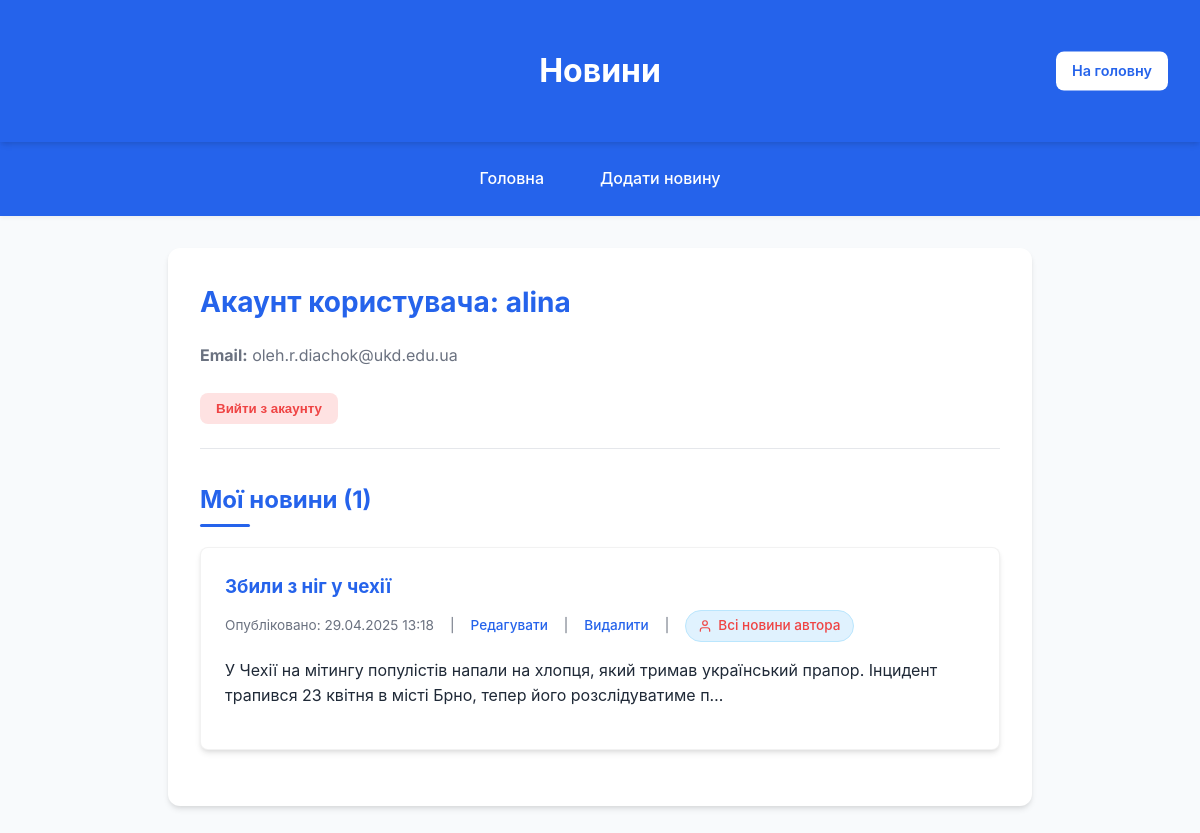
Screenshot of /account (signed in) with the database file from the repository.
### news/models.py (models this page shows, shortened)
class News(models.Model):
    title = models.CharField(max_length=200)
    content = models.TextField()
    image = models.ImageField(upload_to='news_images/', blank=True, null=True)
    created_at = models.DateTimeField(auto_now_add=True)
    author = models.ForeignKey(User, on_delete=models.CASCADE)
    class Meta:
        verbose_name = 'Новина'
        verbose_name_plural = 'Новини'

### news/views.py (the view)
# urls.py: path('account', views.account_view, name='account'),
def account_view(request):
    user_news = News.objects.filter(author=request.user).order_by('-created_at')
    if request.method == "POST":
        form = RegistrationForm(request.POST)
        if form.is_valid():
            form.save()
            return redirect('http://127.0.0.1:8000/')
    else:
        form = RegistrationForm()
    return render(request, 'news/account.html', {
        'form': form,
        'user': request.user,
        'news_list': user_news,
        'user_news': user_news,
    })

### news/templates/news/account.html (shortened to what this page needs)
<!DOCTYPE html>
<html lang="uk">
<head>
</head>
<body>
<header>
    <h1>Новини</h1>
    <div class="auth-buttons">
        <a href="/">На головну</a>
    </div>
</header>
<nav>
    <a href="/">Головна</a>
    <a href="/add_news/">Додати новину</a>
</nav>
<div class="account-container">
    <div class="user-info">
        <h1>Акаунт користувача: {{ user.username }}</h1>
        <p><strong>Email:</strong> {{ user.email }}</p>
        <form action='/logout' method="post">
            <button type="submit" class="logout-btn">Вийти з акаунту</button>
        </form>
    </div>
    <h2 style="color: var(--primary-color); position: relative; padding-bottom: 0.5rem;">
        Мої новини ({{ user_news.count }})
        <span style="position: absolute; bottom: 0; left: 0; width: 50px; height: 3px; background-color: var(--primary-color); border-radius: 3px;"></span>
    </h2>
    {% if user_news %}
        {% for news in user_news %}
            <div class="news-item">
                <h3><a href="/news_detail/{{ news.id }}">{{ news.title }}</a></h3>
                <div class="news-meta">
                    <span>Опубліковано: {{ news.created_at|date:"d.m.Y H:i" }}</span>
                    <span>|</span>
                    <a href='/edit_news/{{ news.id }}'>Редагувати</a>
                    <span>|</span>
                    <a href="/delete_news/{{ news.id }}">Видалити</a>
                    <span>|</span>
                    <a href="/user_news/{{ news.author.username }}" class="author-badge">
                        <svg xmlns="http://www.w3.org/2000/svg" width="14" height="14" viewBox="0 0 24 24" fill="none" stroke="currentColor" stroke-width="2" stroke-linecap="round" stroke-linejoin="round">
                            <path d="M20 21v-2a4 4 0 0 0-4-4H8a4 4 0 0 0-4 4v2"></path>
                            <circle cx="12" cy="7" r="4"></circle>
                        </svg>
                        Всі новини автора
                    </a>
                </div>
                <p>{{ news.content|truncatechars:150 }}</p>
            </div>
        {% endfor %}
    {% else %}
        <div class="no-news">
            <p>Ви ще не створили жодної новини.</p>
            <a href='/add_news' class="button">Створити першу новину</a>
        </div>
    {% endif %}
</div>
</body>
</html>

### news/templates/news/account.html (style rules this page uses)
:root { --primary-color: #2563eb; --primary-hover: #1d4ed8; --secondary-color: #3b82f6; --accent-color: #10b981; --accent-hover: #0d9f6e; --text-color: #1f2937; --text-light: #6b7280; --bg-color: #f8fafc; --card-bg: #ffffff; --shadow: 0 4px 6px -1px rgba(0, 0, 0, 0.1), 0 2px 4px -1px rgba(0, 0, 0, 0.06); --radius: 12px; --radius-sm: 8px; }
body { font-family: 'Inter', -apple-system, BlinkMacSystemFont, 'Segoe UI', Roboto, sans-serif; margin: 0; padding: 0; background-color: var(--bg-color); color: var(--text-color); line-height: 1.6; }
header { background-color: var(--primary-color); color: white; padding: 1.5rem 2rem; text-align: center; position: relative; box-shadow: var(--shadow); }
.auth-buttons { position: absolute; top: 50%; right: 2rem; transform: translateY(-50%); display: flex; gap: 0.75rem; }
.auth-buttons a { background-color: white; color: var(--primary-color); border: none; padding: 0.5rem 1rem; border-radius: var(--radius-sm); text-decoration: none; font-weight: 600; font-size: 0.9rem; transition: all 0.2s ease; }
nav { background-color: var(--primary-color); display: flex; justify-content: center; align-items: center; gap: 1.5rem; padding: 1rem 2rem; box-shadow: 0 2px 4px rgba(0, 0, 0, 0.05); }
nav a { color: white; padding: 0.5rem 1rem; text-decoration: none; font-weight: 500; border-radius: var(--radius-sm); transition: all 0.2s ease; }
.account-container { max-width: 800px; margin: 2rem auto; padding: 2rem; background: var(--card-bg); border-radius: var(--radius); box-shadow: var(--shadow); }
.user-info { margin-bottom: 2rem; padding-bottom: 1.5rem; border-bottom: 1px solid #e5e7eb; }
.user-info h1 { color: var(--primary-color); margin-top: 0; font-size: 1.75rem; }
.user-info p { color: var(--text-light); margin: 0.5rem 0; }
.logout-btn { background-color: #fee2e2; color: #ef4444; border: none; padding: 0.5rem 1rem; border-radius: var(--radius-sm); font-weight: 600; cursor: pointer; transition: all 0.2s ease; margin-top: 1rem; }
.news-item { padding: 1.5rem; margin-bottom: 1.5rem; background: var(--card-bg); border-radius: var(--radius-sm); box-shadow: var(--shadow); transition: transform 0.2s ease; border: 1px solid rgba(0, 0, 0, 0.05); }
.news-item h3 { margin-top: 0; margin-bottom: 0.5rem; color: var(--primary-color); }
.news-item h3 a { color: inherit; text-decoration: none; }
.news-meta { color: var(--text-light); font-size: 0.85rem; margin-bottom: 0.75rem; display: flex; align-items: center; gap: 1rem; flex-wrap: wrap; }
.news-meta a { color: var(--primary-color); text-decoration: none; font-weight: 500; }
.news-meta a:last-child { color: #ef4444; }
.author-badge { display: inline-flex; align-items: center; gap: 6px; background-color: #e0f2fe; color: #0369a1; padding: 4px 12px; border-radius: 9999px; text-decoration: none; font-size: 0.85rem; font-weight: 500; transition: all 0.2s ease; border: 1px solid #bae6fd; }
.author-badge svg { flex-shrink: 0; }

### rows the page displays
News: title "Збили з ніг у чехії", created_at "29.04.2025 13:18", content "У Чехії на мітингу популістів напали на хлопця, який тримав український прапор. Інцидент трапився 23 квітня в місті Брно, тепер його розслідуватиме п…"

### other values shown
{{ user.username }} "alina"
{{ user.email }} "oleh.r.diachok@ukd.edu.ua"
{{ user_news.count }} "1"
